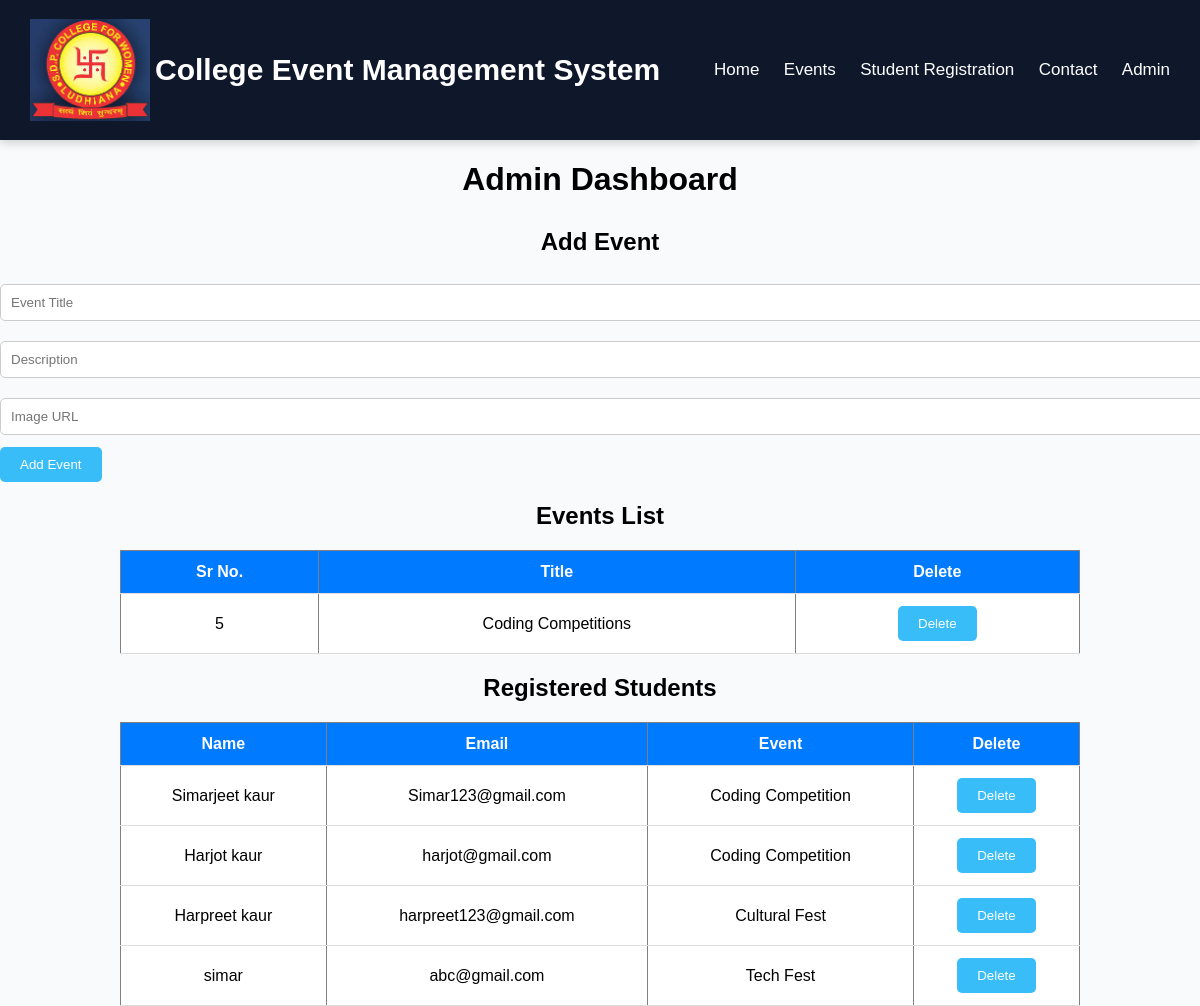
Page /admin (signed in) on the committed database.
### tables this page shows
CREATE TABLE events(
        id INTEGER PRIMARY KEY AUTOINCREMENT,
        title TEXT,
        description TEXT,
        image TEXT
    );

CREATE TABLE students(
        id INTEGER PRIMARY KEY AUTOINCREMENT,
        name TEXT,
        email TEXT,
        event TEXT
    );

### app.py (the view, shortened to what this page needs)
@app.route("/admin", methods=["GET","POST"])
def admin():
    if "admin" not in session:
        return redirect("/admin-login")
    conn = sqlite3.connect("events.db")
    cursor = conn.cursor()
    cursor.execute("SELECT * FROM events")
    events = cursor.fetchall()
    cursor.execute("SELECT * FROM students")
    students = cursor.fetchall()
    conn.close()
    return render_template("admin.html", events=events, students=students)

### templates/admin.html
{% extends "base.html" %}
{% block content %}
<h1>Admin Dashboard</h1>
<h2>Add Event</h2>
<form method="POST">
<input type="text" name="title" placeholder="Event Title" required>
<input type="text" name="description" placeholder="Description">
<input type="text" name="image" placeholder="Image URL">
<button type="submit">Add Event</button>
</form>
<h2>Events List</h2>
<table border="1">
<tr>
<th>Sr No.</th>
<th>Title</th>
<th>Delete</th>
</tr>
{% for event in events %}
<tr>
<td>{{ event[0] }}</td>
<td>{{ event[1] }}</td>
<td>
<a href="/delete-event/{{ event[0] }}">
<button>Delete</button>
</a>
</td>
</tr>
{% endfor %}
</table>
<h2>Registered Students</h2>
<table border="1">
<tr>
<th>Name</th>
<th>Email</th>
<th>Event</th>
<th>Delete</th>
</tr>
{% for student in students %}
<tr>
<td>{{ student[1] }}</td>
<td>{{ student[2] }}</td>
<td>{{ student[3] }}</td>
<td>
<a href="/delete-student/{{ student[0] }}">
<button>Delete</button>
</a>
</td>
</tr>
{% endfor %}
</table>
{% endblock %}

### templates/base.html (shortened to what this page needs)
<!DOCTYPE html>
<html>
<head>
<link rel="stylesheet" href="{{ url_for('static', filename='style.css') }}">
</head>
<body>
<div class="navbar">
<div class="nav-left">
<img src="{{ url_for('static', filename='logo.jpg') }}" class="logo">
<h2 class="project-name">College Event Management System</h2>
</div>
<div class="nav-right">
<a href="/">Home</a>
<a href="/events">Events</a>
<a href="/register">Student Registration</a>
<a href="/contact">Contact</a>
<a href="/admin-login">Admin</a>
</div>
</div>
{% block content %}
{% endblock %}
</body>
</html>

### static/style.css (style rules this page uses)
body { margin:0; font-family:Arial, sans-serif; background:#F8FAFC; color:black; }
.navbar { display:flex; justify-content:space-between; align-items:center; background:#0F172A; padding:10px 30px; }
.nav-left { display:flex; align-items:center; gap:5px; }
.navbar { box-shadow:0 2px 10px rgba(0,0,0,0.2); }
.logo { width:120px; height:120px; object-fit:contain; }
.project-name { color:white; font-size:30px; margin:0; }
.nav-right a { color:white; text-decoration:none; margin-left:20px; font-size:17px; font-weight:500; }
h2, h3 { color:black; text-align:center; }
button { background:#38BDF8; color:white; border:none; padding:10px 20px; border-radius:5px; cursor:pointer; }
input, select, textarea { width:100%; padding:10px; margin-top:8px; margin-bottom:12px; border:1px solid #ccc; border-radius:5px; }
h1 { color:black; margin-bottom:30px; text-align:center; }
table { width:80%; margin:auto; margin-top:20px; border-collapse:collapse; background:white; }
th, td { padding:12px; border-bottom:1px solid #ddd; text-align:center; }
th { background:#007bff; color:white; }

### rows in the picture
events: id "5", title "Coding Competitions"
students: name "Simarjeet kaur", email "Simar123@gmail.com", event "Coding Competition"
students: name "Harjot kaur", email "harjot@gmail.com", event "Coding Competition"
students: name "Harpreet kaur", email "harpreet123@gmail.com", event "Cultural Fest"
students: name "simar", email "abc@gmail.com", event "Tech Fest"
